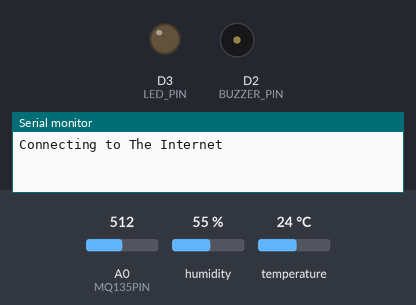
This sketch was run on a simulated ESP8266 (NodeMCU). Shown: output pins drawn as LEDs (lit = HIGH), buzzer (waves = sounding, pin HIGH), the last lines printed to the serial monitor. Inputs (shaded band) come from the test bench; at power-on: A0 (MQ135PIN) = 512, humidity 55 %, temperature 24 °C. WiFi joins after 1.5 s; servers stay silent unless stated; network time is answered at once with the bench clock; the local clock reads 2024-03-15 10:24:30 at power-on unless the sketch sets it.

Above: at 0.1 s.
At 2.6 s:
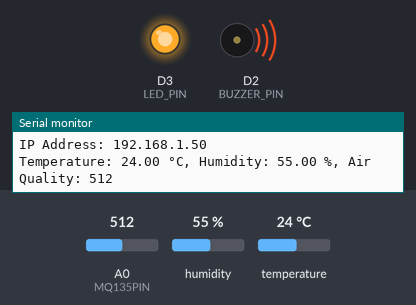
Timing chart, 0 to 4.1 s (numbered marks = the images above):
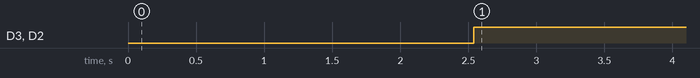

Measured:
- by itself, D3 (LED_PIN), D2 (BUZZER_PIN): LOW → HIGH at 2.5 s

The sketch:

Project.ino
```cpp
#include "DHT.h"
#include <ESP8266WiFi.h>
#include <WiFiClient.h>
#include <ESP8266WebServer.h>
#include <ESP8266mDNS.h>
#include <TimeLib.h>
#include <NTPClient.h>
#include <WiFiUdp.h>

// DHT22 Sensor
#define DHTPIN D4
#define DHTTYPE DHT22

// MQ135 Sensor
#define MQ135PIN A0

// Red LED and Buzzer
#define LED_PIN D3
#define BUZZER_PIN D2

DHT dht(DHTPIN, DHTTYPE);

float humidity;
float temperature;
int airQuality;

const char* ssid = "The Internet"; // WiFi SSID
const char* password = "alif1234"; // WiFi password
char server[] = "192.168.43.186"; // Server IP address

WiFiClient client; // Initialize WiFi client

WiFiUDP ntpUDP;
NTPClient timeClient(ntpUDP, "pool.ntp.org", 8 * 3600, 60000); // NTP client for Malaysia (UTC+8)

void setup() {
  Serial.begin(115200);
  dht.begin();

  pinMode(MQ135PIN, INPUT);
  pinMode(LED_PIN, OUTPUT);
  pinMode(BUZZER_PIN, OUTPUT);

  digitalWrite(LED_PIN, LOW);
  digitalWrite(BUZZER_PIN, LOW);

  // Connect to WiFi network
  Serial.println();
  Serial.println();
  Serial.print("Connecting to ");
  Serial.println(ssid);

  WiFi.begin(ssid, password);

  // Wait until connected to WiFi
  while (WiFi.status() != WL_CONNECTED) {
    delay(500);
    Serial.print(".");
  }
  Serial.println("");
  Serial.println("WiFi connected");

  // Initialize NTP client
  timeClient.begin();
  while (!timeClient.update()) {
    timeClient.forceUpdate();
    delay(500);
  }
  Serial.println("Time synchronized");

  Serial.println("Server started");
  Serial.print("IP Address: ");
  Serial.println(WiFi.localIP()); // Print local IP address
  delay(1000);
}

void loop() {
  humidity = dht.readHumidity();
  temperature = dht.readTemperature();
  airQuality = analogRead(MQ135PIN);

  controlOutputs();
  Sending_To_phpmyadmindatabase(); // Send data to the server

  delay(30000); // Update every 30 seconds
}

void controlOutputs() {
  // Define threshold values for air quality, temperature, and humidity
  int airQualityThreshold = 500; // Example threshold value for air quality
  float temperatureHighThreshold = 27.0; // Example threshold value for high temperature (in °C)
  float temperatureLowThreshold = 25.0; // Example threshold value for low temperature (in °C)
  float humidityHighThreshold = 70.0; // Example threshold value for high humidity (in %)
  float humidityLowThreshold = 20.0; // Example threshold value for low humidity (in %)

  if (airQuality > airQualityThreshold ||
      temperature > temperatureHighThreshold ||
      temperature < temperatureLowThreshold ||
      humidity > humidityHighThreshold ||
      humidity < humidityLowThreshold) {
    digitalWrite(LED_PIN, HIGH);
    digitalWrite(BUZZER_PIN, HIGH);
  } else {
    digitalWrite(LED_PIN, LOW);
    digitalWrite(BUZZER_PIN, LOW);
  }

  Serial.print("Temperature: ");
  Serial.print(temperature);
  Serial.print(" °C, Humidity: ");
  Serial.print(humidity);
  Serial.print(" %, Air Quality: ");
  Serial.println(airQuality);
}

void Sending_To_phpmyadmindatabase() {
  timeClient.update();
  unsigned long now = timeClient.getEpochTime(); // Get current time in seconds since 1970-01-01 00:00:00 UTC

  if (client.connect(server, 80)) {
    Serial.println("Connected to server");

    // Formulate the HTTP GET request:
    String url = "/EnvSensor/EnvSensor.php";
    url += "?humidity=";
    url += humidity;
    url += "&temperature=";
    url += temperature;
    url += "&airQuality=";
    url += airQuality;
    url += "&timestamp=";
    url += now; // Append current Unix timestamp

    Serial.print("Requesting URL: ");
    Serial.println(url);

    // Send HTTP GET request to the server:
    client.print(String("GET ") + url + " HTTP/1.1\r\n" +
                 "Host: " + server + "\r\n" +
                 "Connection: close\r\n\r\n");

  } else {
    Serial.println("Connection failed");
  }
}
```
